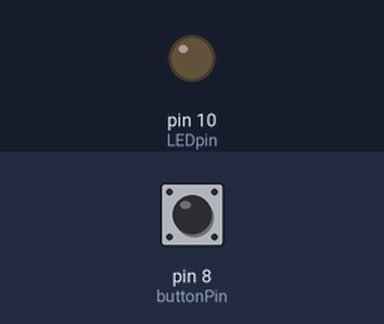
A sketch run on a simulated Arduino Uno, built with avr-gcc and run on an emulated ATmega328P. Parts: output pins drawn as LEDs (lit = HIGH). The inputs (shaded band) are chosen by the test bench; at power-on: pin 8 (buttonPin) HIGH.

Above: at 1.2 s.
1.3 s: pin 8 (buttonPin) pulled LOW for 0.15 s
At 1.37 s:
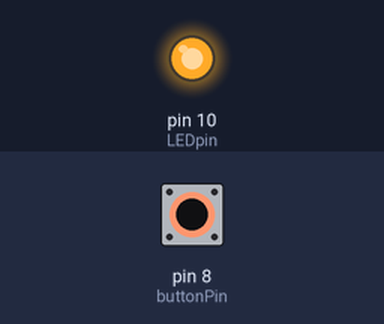
2.9 s: pin 8 (buttonPin) pulled LOW for 3.2 s
At 6.5 s:
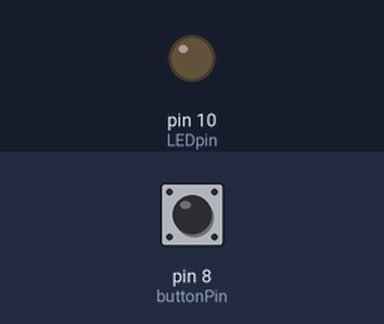
Timing chart, 0 to 8.0 s (numbered marks = the images above; inputs shaded):
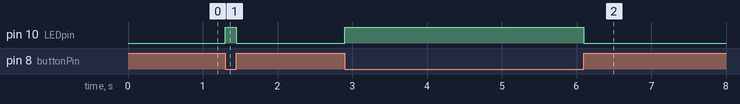

Measured:
- after the input at 1.3 s, pin 10 (LEDpin): LOW → HIGH at once, → LOW 0.15 s later
- after the input at 2.9 s, pin 10 (LEDpin): LOW → HIGH at once, → LOW 3.2 s later

The sketch:

Button_LED.ino
```cpp
// setup variables to remember which pins are in use
int LEDpin = 10;
int buttonPin = 8;

// the setup routine runs once when you press reset:
void setup() {
  // initialize the button pin as an input.
  pinMode(buttonPin, INPUT);
  digitalWrite(buttonPin, HIGH);   // turn on the internal pull-up resistor
  // initialize the LED pin as an output.
  pinMode(LEDpin, OUTPUT);
}

// the loop routine runs over and over again forever:
void loop() {
  // read the button pin
  int butonState = digitalRead(buttonPin);

  if(butonState == false){
    digitalWrite(LEDpin, HIGH);   // turn the LED on
} else {
    digitalWrite(LEDpin, LOW);   // turn the LED off
  }
}
```
